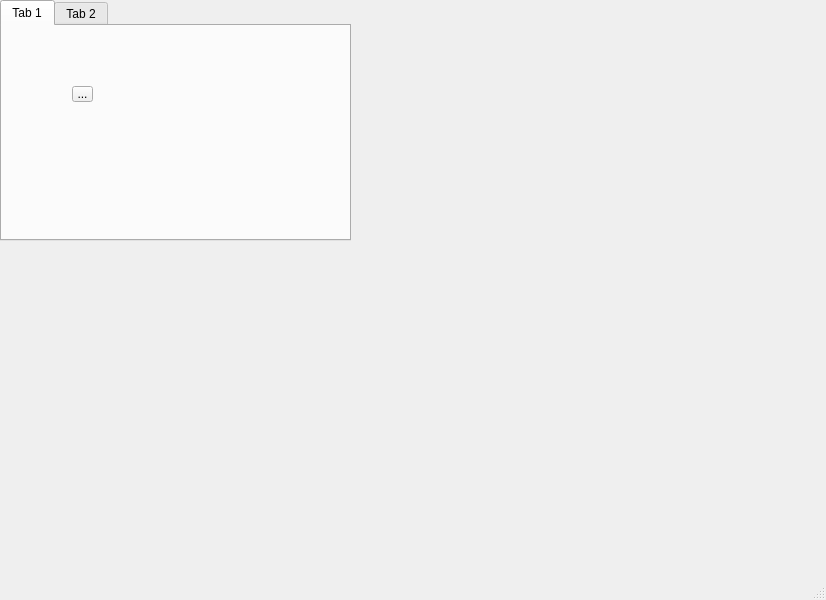
<?xml version="1.0" encoding="UTF-8"?>
<ui version="4.0">
 <class>MainWindow</class>
 <widget class="QMainWindow" name="MainWindow">
  <property name="geometry">
   <rect>
    <x>0</x>
    <y>0</y>
    <width>826</width>
    <height>600</height>
   </rect>
  </property>
  <property name="windowTitle">
   <string>MainWindow</string>
  </property>
  <widget class="QWidget" name="centralwidget">
   <widget class="QTabWidget" name="tabWidget">
    <property name="geometry">
     <rect>
      <x>0</x>
      <y>0</y>
      <width>351</width>
      <height>241</height>
     </rect>
    </property>
    <property name="currentIndex">
     <number>0</number>
    </property>
    <widget class="QWidget" name="tab">
     <attribute name="title">
      <string>Tab 1</string>
     </attribute>
     <widget class="QToolButton" name="toolButton">
      <property name="geometry">
       <rect>
        <x>70</x>
        <y>60</y>
        <width>21</width>
        <height>16</height>
       </rect>
      </property>
      <property name="text">
       <string>...</string>
      </property>
     </widget>
    </widget>
    <widget class="QWidget" name="tab_2">
     <attribute name="title">
      <string>Tab 2</string>
     </attribute>
    </widget>
   </widget>
  </widget>
  <widget class="QMenuBar" name="menubar">
   <property name="geometry">
    <rect>
     <x>0</x>
     <y>0</y>
     <width>826</width>
     <height>18</height>
    </rect>
   </property>
  </widget>
  <widget class="QStatusBar" name="statusbar"/>
 </widget>
 <resources/>
 <connections/>
</ui>
